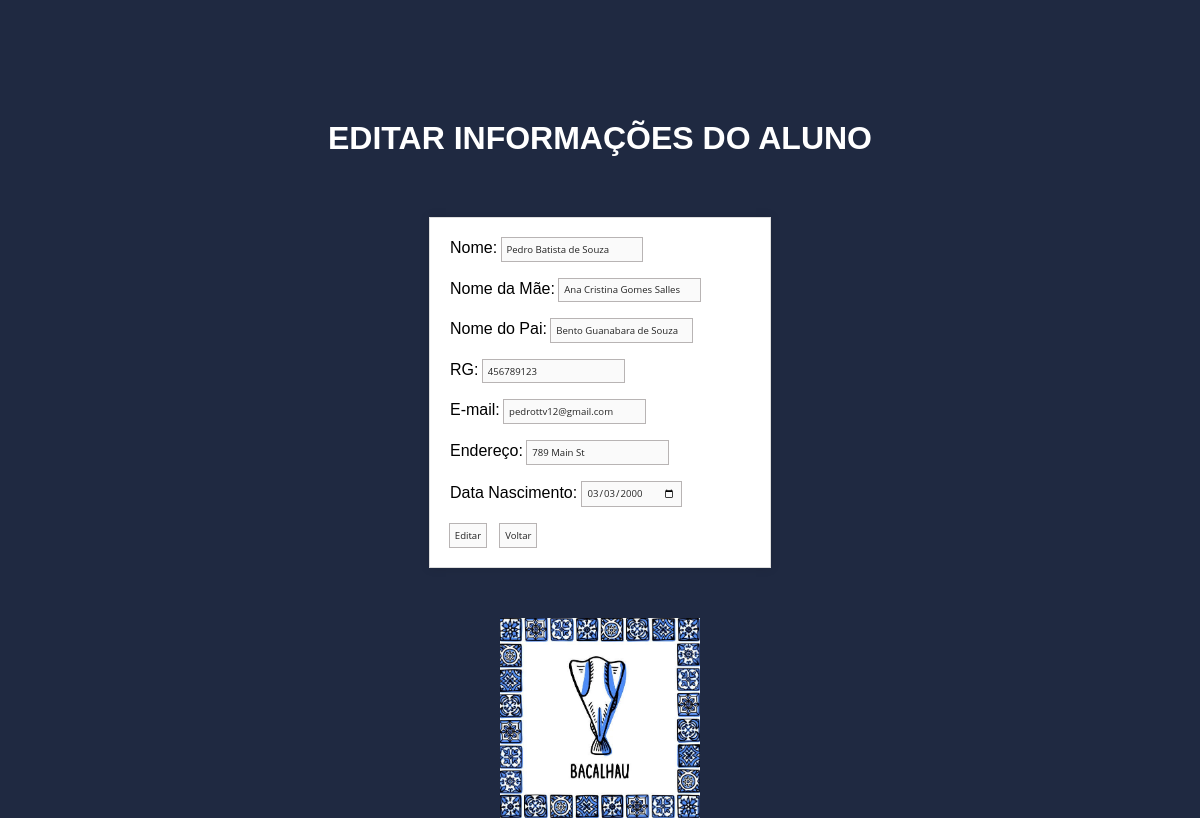
The app's page /cadastro/UD/alterar_aluno.php?id=3 with its own data.
### tables this page shows
CREATE TABLE `alunos` (
  `id` int NOT NULL AUTO_INCREMENT,
  `nome` varchar(50) DEFAULT NULL,
  `maeAluno` varchar(50) DEFAULT NULL,
  `paiAluno` varchar(50) DEFAULT NULL,
  `rg` char(9) NOT NULL,
  `email` varchar(50) DEFAULT NULL,
  `endereco` varchar(50) DEFAULT NULL,
  `dataNasc` date DEFAULT NULL,
  PRIMARY KEY (`id`)
);

### cadastro/UD/alterar_aluno.php (the view, shortened to what this page needs)
<?php
if (isset($_GET['id'])) {
    $id = $_GET['id'];
    $conexao = new PDO("mysql:host=127.0.0.1;dbname=diarioClasse", "root", "");
    $comandoSQL = $conexao->prepare("SELECT * FROM alunos WHERE id = :id");
    $comandoSQL->bindParam(':id', $id);
    $comandoSQL->execute();
    $linhaBD = $comandoSQL->fetch();
    if ($linhaBD) {
?>
        <center>
            <h1>EDITAR INFORMAÇÕES DO ALUNO</h1>
        </center>
        <form action="alterar_aluno.php" method="post">
            <label>Nome:</label>
            <input type="text" class="ajuste" name="nomeAluno" value="<?php echo $linhaBD['nome']; ?>"><br><br>
            <label>Nome da Mãe:</label>
            <input type="text" class="ajuste" name="nomeMae" value="<?php echo $linhaBD['maeAluno']; ?>"><br><br>
            <label>Nome do Pai:</label>
            <input type="text" class="ajuste" name="nomePai" value="<?php echo $linhaBD['paiAluno']; ?>"><br><br>
            <label>RG:</label>
            <input type="text" class="ajuste" name="rgAluno" value="<?php echo $linhaBD['rg']; ?>"><br><br>
            <label>E-mail:</label>
            <input type="text" class="ajuste" name="emailAluno" value="<?php echo $linhaBD['email']; ?>"><br><br>
            <label>Endereço:</label>
            <input type="text" class="ajuste" name="enderecoAluno" value="<?php echo $linhaBD['endereco']; ?>"><br><br>
            <label>Data Nascimento:</label>
            <input type="date" class="ajuste" name="dataAluno" value="<?php echo $linhaBD['dataNasc']; ?>"><br><br>
            <input type="submit" class="ajuste" value="Editar">
            <a href="../cadastro_aluno.php"><button style='margin-left:10px;' class="ajuste">Voltar</button></a>
        </form>
        <CENTER><img src="../peixe.jpg" width="200em" height="200em"></CENTER>
<?php
    } else {
        echo "Aluno não encontrado!";
    }
} else {
    echo "Erro: ID do aluno não informado!";
}
?>

### cadastro/UD/alterar_aluno.php (style rules this page uses)
.ajuste { font-family: 'Open Sans', sans-serif; font-weight: 500; font-size: 0.8vw; color: #242424; background-color: rgb(250, 250, 250); border: none; outline: 1px solid rgb(184, 180, 180); padding: 0.4vw; max-width: 190px; transition: 0.4s; cursor: pointer; }
form { width: 300px; margin: 50px auto; padding: 20px; background-color: #fff; border: 1px solid #ddd; box-shadow: 0px 0px 10px rgba(0, 0, 0, 0.1); margin-top: 5%; }
h1 { color: white; margin-top: 10%; }

### records on screen
alunos: nomeAluno "Pedro Batista de Souza", nomeMae "Ana Cristina Gomes Salles", nomePai "Bento Guanabara de Souza", rgAluno "456789123", emailAluno "pedrottv12@gmail.com", enderecoAluno "789 Main St", dataAluno "03/03/2000"
